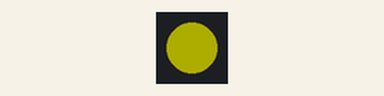
This sketch was run on a simulated Arduino Uno, built with avr-gcc and run on an emulated ATmega328P. On the bench: 1 RGB LEDs in strip order, left to right. Dim RGB values are drawn brighter than linear.

Above: at 0.5 s.
At 3.5 s:
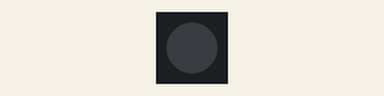
Timing chart, 0 to 4.6 s (numbered marks = the images above):
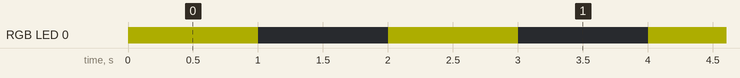

Measured:
- by itself, RGB LED 0: alternates RGB(50, 50, 0) for 1.0 s and off for 1.0 s

The sketch:

semaforo_amarelo.ino
```cpp
#include <Adafruit_NeoPixel.h>

#define PIN        8
#define NUMPIXELS  1

Adafruit_NeoPixel pixels(NUMPIXELS, PIN, NEO_GRB + NEO_KHZ800);

void setup() {
  pixels.begin();
  pixels.setBrightness(50);
}

void loop() {
  pixels.clear();

  pixels.setPixelColor(0, pixels.Color(255, 255, 0));
  pixels.show();
  delay(1000);

  pixels.setPixelColor(0, pixels.Color(0, 0, 0));
  pixels.show();
  delay(1000);
}
```
